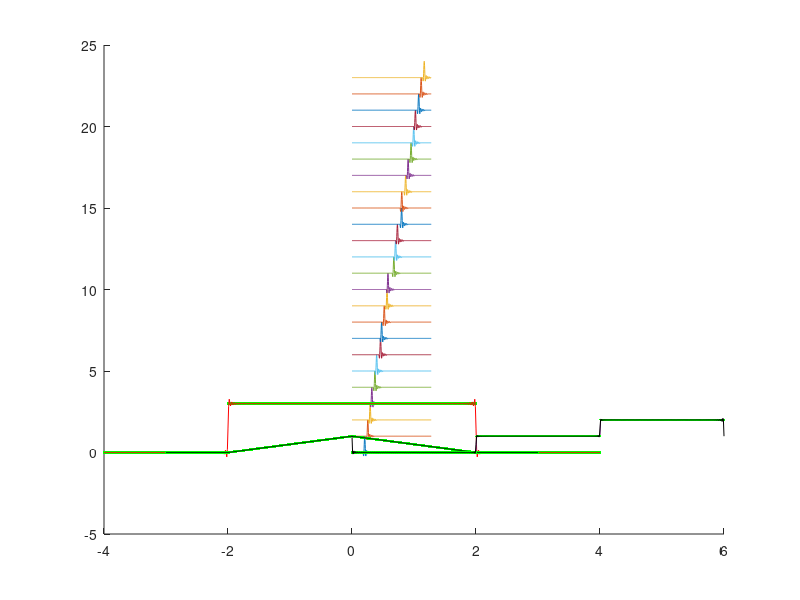

MATLAB code to generate this figure:
%% trasa sejsmiczna
close all; clear; clc;
a=load('Data/sejs_2.txt');
Fs=400;
[Np, NRP]=size(a); %Np-n probek, NRP-number of recived points
t=(0:Np-1)/Fs;
figure;
hold on;
for k=1:NRP
        plot(t, a(:,k)+k-1);
end;
hold on;

for k=1:(NRP-1)
    xc=xcorr(a(:,k), a(:,k+1)); 
    %max_cor(k)=max(cor);
    
    nr=find(xc == max(xc(:)), 1, 'first'); %znalezienie maksimum
    FB(k)=nr; %zapisanie max do wektora, przesuniecie pomiedzy probkami
end

%(FB/Fs) - czas
v=25./(FB/Fs); %predkosci w okolicy 20 - predkosc refraktora w okolicy 20 

%% Szereg Fouriera 1, rozwiniecie sygnalu w SF
close all; clear; clc;
Fs=100;
t=-4:1/Fs:4;
x=3*(abs(t)<=2);
%plot(t,x);

XT=1.5*ones(size(t)); %wektor o dlugosi czasu

for n=1:200 
    an=6*sin(n*pi/2)/(n*pi);
    XT=XT+an*cos(n*pi*t/4);
end

%dla n parzystych i nieparzystych ten sam wykres
plot(t,x,'.g', t, XT, 'r'); %Oscylacje w punktach nieciaglosci

%% Szereg Fouriera 2
close all; clear; clc;
Fs=100;
t=-3:1/Fs:3
x=1*(1-abs(t)/2).*(abs(t) < 2);

%plot(t,x);
XT=ones(size(t))/3;

for n=1:200
    an=3*(1-cos(2*n*pi/3))/(n^2*pi^2);
    XT=XT+an*cos(n*pi*t/3); % update
end

plot(t,x, '.g', t, XT, 'k');
    

%% Szereg Fouriera 3
close all; clear; clc;
Fs=100;
t=0:1/Fs:6;
%x=(t<=2)+1*(t>2 & t<=4)+2*(t>4 & t<=6);
x=1*(t>2 & t<=4) +2*(t>4); 
plot(t,x);
    
XT=ones(size(t));

for n=1:200
    bn=2*(cos(2*n*pi/3)-1)/(n*pi);
    XT=XT+bn*sin(n*pi*t/3); % update
end

plot(t,x, '.g', t, XT, 'k');
    